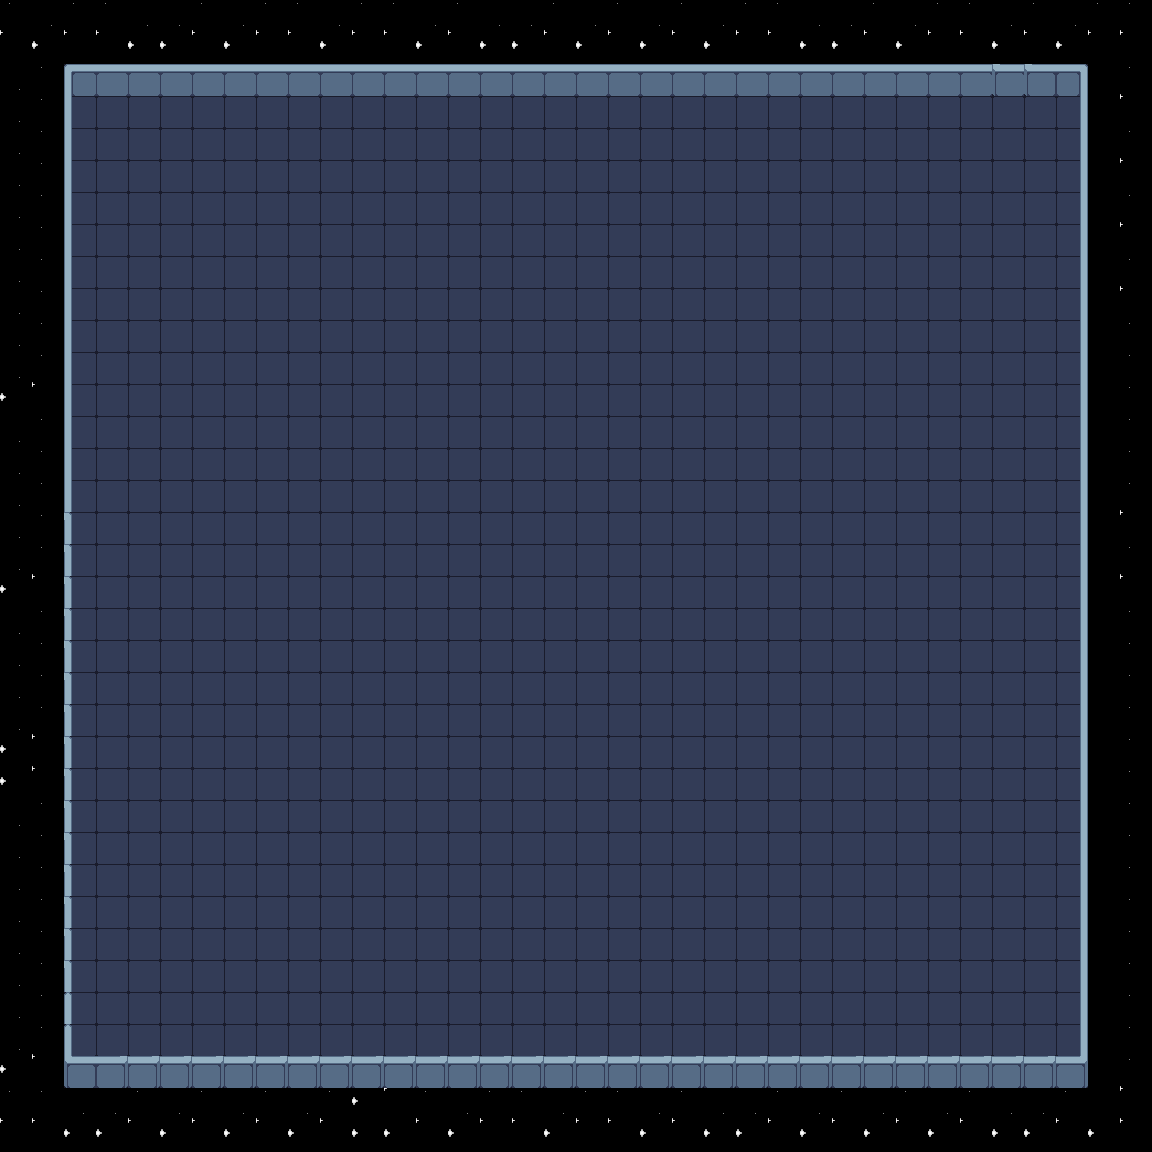

This is a level from a 2D game, rendered from its Tiled map with the project's own tilesets. A one-line summary and the map file follow, with tile-layer data summarised:
An orthogonal 36x36 tile map with 32x32 px tiles, 3 tile layers (spacelayer, floor, wall), 2 tilesets.

<map version="1.10" tiledversion="1.12.0" orientation="orthogonal" renderorder="right-down" width="36" height="36" tilewidth="32" tileheight="32" infinite="0" nextlayerid="10" nextobjectid="1">
 <editorsettings>
  <export target="map.lua" format="lua" />
 </editorsettings>
 <tileset firstgid="1" name="test" tilewidth="32" tileheight="32" tilecount="851" columns="37">
  <image source="../tilesets/tileset x1.png" width="1184" height="736" />
 </tileset>
 <tileset firstgid="852" name="space" tilewidth="34" tileheight="34" tilecount="552" columns="23">
  <image source="../tilesets/space.png" width="806" height="844" />
 </tileset>
 <layer id="9" name="spacelayer" width="36" height="36">
  <data>[1296 cells, 272 non-empty, 6 distinct tile ids]</data>
 </layer>
 <layer id="1" name="floor" width="36" height="36">
  <data>[1296 cells, 1024 non-empty, 1 distinct tile ids]</data>
 </layer>
 <layer id="2" name="wall" width="36" height="36">
  <data>[1296 cells, 125 non-empty, 12 distinct tile ids]</data>
 </layer>
</map>
